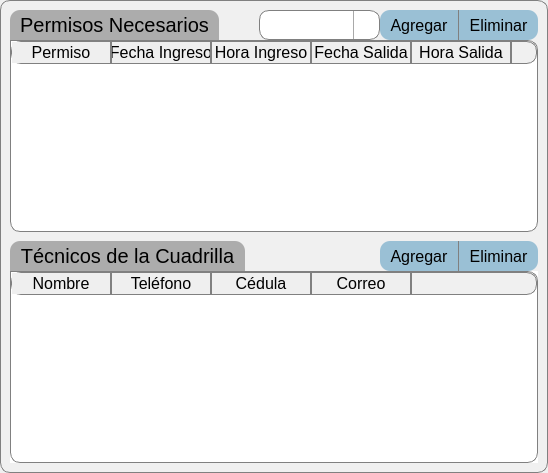
              <widget class="QFrame" name="frame_9">
               <property name="styleSheet">
                <string notr="true"> border: 1px solid gray;
    border-radius: 10px;


     background: qlineargradient(x1: 0, y1: 0, x2: 0, y2: 1,
                                 stop: 0 #E1E1E1, stop: 0.4 #DDDDDD,
                                 stop: 0.5 #D8D8D8, stop: 1.0 #D3D3D3);
background-color:rgb(240, 240, 240)</string>
               </property>
               <property name="frameShape">
                <enum>QFrame::StyledPanel</enum>
               </property>
               <property name="frameShadow">
                <enum>QFrame::Raised</enum>
               </property>
               <layout class="QVBoxLayout" name="verticalLayout_5">
                <property name="spacing">
                 <number>0</number>
                </property>
                <property name="leftMargin">
                 <number>9</number>
                </property>
                <property name="topMargin">
                 <number>0</number>
                </property>
                <property name="rightMargin">
                 <number>9</number>
                </property>
                <property name="bottomMargin">
                 <number>9</number>
                </property>
                <item>
                 <widget class="QFrame" name="frame_8">
                  <property name="minimumSize">
                   <size>
                    <width>0</width>
                    <height>39</height>
                   </size>
                  </property>
                  <property name="maximumSize">
                   <size>
                    <width>16777215</width>
                    <height>39</height>
                   </size>
                  </property>
                  <property name="styleSheet">
                   <string notr="true">border:0px;</string>
                  </property>
                  <property name="frameShape">
                   <enum>QFrame::StyledPanel</enum>
                  </property>
                  <property name="frameShadow">
                   <enum>QFrame::Raised</enum>
                  </property>
                  <layout class="QHBoxLayout" name="horizontalLayout_4">
                   <property name="spacing">
                    <number>0</number>
                   </property>
                   <property name="leftMargin">
                    <number>0</number>
                   </property>
                   <property name="topMargin">
                    <number>9</number>
                   </property>
                   <property name="rightMargin">
                    <number>0</number>
                   </property>
                   <property name="bottomMargin">
                    <number>0</number>
                   </property>
                   <item>
                    <widget class="QLabel" name="label_23">
                     <property name="font">
                      <font>
                       <family>Arial</family>
                       <pointsize>15</pointsize>
                      </font>
                     </property>
                     <property name="styleSheet">
                      <string notr="true">background-color: rgb(172, 172, 172);
border:0px;
border-bottom-left-radius:0px;
border-bottom-right-radius:0px;
padding:0 10 0 10;</string>
                     </property>
                     <property name="text">
                      <string>Permisos Necesarios</string>
                     </property>
                     <property name="alignment">
                      <set>Qt::AlignCenter</set>
                     </property>
                    </widget>
                   </item>
                   <item>
                    <spacer name="horizontalSpacer_3">
                     <property name="orientation">
                      <enum>Qt::Horizontal</enum>
                     </property>
                     <property name="sizeHint" stdset="0">
                      <size>
                       <width>40</width>
                       <height>20</height>
                      </size>
                     </property>
                    </spacer>
                   </item>
                   <item>
                    <widget class="QComboBox" name="cbPermisos">
                     <property name="minimumSize">
                      <size>
                       <width>119</width>
                       <height>30</height>
                      </size>
                     </property>
                     <property name="font">
                      <font>
                       <family>Arial</family>
                       <pointsize>14</pointsize>
                      </font>
                     </property>
                     <property name="styleSheet">
                      <string notr="true">QComboBox {
    border: 1px solid gray;
    border-radius: 10px;
    padding: 1px 18px 1px 3px;
    min-width: 6em;
}

QComboBox:editable {
    background: white;
}

QComboBox:!editable, QComboBox::drop-down:editable {
     background: qlineargradient(x1: 0, y1: 0, x2: 0, y2: 1,
                                 stop: 0 #E1E1E1, stop: 0.4 #DDDDDD,
                                 stop: 0.5 #D8D8D8, stop: 1.0 #D3D3D3);
}

/* QComboBox gets the &quot;on&quot; state when the popup is open */
QComboBox:!editable:on, QComboBox::drop-down:editable:on {
	background-color:rgba(255, 255, 255, 255);
}

QComboBox:on { /* shift the text when the popup opens */
    padding-top: 3px;
    padding-left: 4px;
}

QComboBox::drop-down {
    subcontrol-origin: padding;
    subcontrol-position: top right;
    width: 25px;

    border-left-width: 1px;
    border-left-color: darkgray;
    border-left-style: solid; /* just a single line */
    border-top-right-radius: 3px; /* same radius as the QComboBox */
    border-bottom-right-radius: 3px;
}

QComboBox::down-arrow {
	image: url(:/featherIcons/ResourcesFolder/featherIcons/chevron-down.svg);
}

QComboBox::down-arrow:on { /* shift the arrow when popup is open */
    top: 1px;
    left: 1px;
}
QComboBox::enabled{
	background-color:rgba(255, 255, 255, 255);
}
QComboBox::disabled{
    background: qlineargradient(x1: 0, y1: 0, x2: 0, y2: 1,
                                stop: 0 #D3D3D3, stop: 0.4 #D8D8D8,
                                stop: 0.5 #DDDDDD, stop: 1.0 #E1E1E1);
}</string>
                     </property>
                    </widget>
                   </item>
                   <item>
                    <widget class="QPushButton" name="pbAgregarPermiso">
                     <property name="minimumSize">
                      <size>
                       <width>0</width>
                       <height>30</height>
                      </size>
                     </property>
                     <property name="maximumSize">
                      <size>
                       <width>16777215</width>
                       <height>30</height>
                      </size>
                     </property>
                     <property name="font">
                      <font>
                       <family>Arial</family>
                       <pointsize>12</pointsize>
                      </font>
                     </property>
                     <property name="styleSheet">
                      <string notr="true">

QPushButton{
border-radius:5px;
color: rgb(0, 0, 0);
background-color: rgb(154, 192, 213);
border:0px;
padding:0 10 0 10;
border-top-left-radius:10px;
border-bottom-left-radius:10px;
border-top-right-radius:00px;
border-bottom-right-radius:00px;
border-right:1px solid gray;
}
QPushButton:hover{
background-color: rgb(184, 222, 243);
}
QPushButton:pressed{
background-color: rgb(154, 192, 213);
}
QPushButton:disabled{
background-color: rgb(154, 192, 213);
}</string>
                     </property>
                     <property name="text">
                      <string>Agregar</string>
                     </property>
                    </widget>
                   </item>
                   <item>
                    <widget class="QPushButton" name="pbEliminarPermiso">
                     <property name="minimumSize">
                      <size>
                       <width>0</width>
                       <height>30</height>
                      </size>
                     </property>
                     <property name="maximumSize">
                      <size>
                       <width>16777215</width>
                       <height>30</height>
                      </size>
                     </property>
                     <property name="font">
                      <font>
                       <family>Arial</family>
                       <pointsize>12</pointsize>
                      </font>
                     </property>
                     <property name="styleSheet">
                      <string notr="true">QPushButton{
border-radius:5px;
color: rgb(0, 0, 0);
background-color: rgb(154, 192, 213);
border:0px;
padding:0 10 0 10;
border-top-right-radius:10px;
border-bottom-right-radius:10px;
border-top-left-radius:0px;
border-bottom-left-radius:0px;
}
QPushButton:hover{
background-color: rgb(184, 222, 243);
}
QPushButton:pressed{
background-color: rgb(154, 192, 213);
}
QPushButton:disabled{
background-color: rgb(154, 192, 213);
}</string>
                     </property>
                     <property name="text">
                      <string>Eliminar</string>
                     </property>
                    </widget>
                   </item>
                  </layout>
                 </widget>
                </item>
                <item>
                 <widget class="QTableWidget" name="tablePermisosNecesarios">
                  <property name="font">
                   <font>
                    <family>Arial</family>
                    <pointsize>12</pointsize>
                   </font>
                  </property>
                  <property name="styleSheet">
                   <string notr="true">QHeaderView:section
{
background-color: qlineargradient(x1: 0, y1: 0, x2: 0, y2: 1,
                                 stop: 0 #E1E1E1, stop: 0.4 #DDDDDD,
                                 stop: 0.5 #D8D8D8, stop: 1.0 #D3D3D3);
border:0px;
border-right:2px solid gray;

}
QTableWidget{
background-color: rgba(255, 255, 255, 255);
border-radius:10px;
border-top-left-radius:0px;
}</string>
                  </property>
                  <attribute name="horizontalHeaderHighlightSections">
                   <bool>false</bool>
                  </attribute>
                  <attribute name="verticalHeaderVisible">
                   <bool>false</bool>
                  </attribute>
                  <attribute name="verticalHeaderHighlightSections">
                   <bool>false</bool>
                  </attribute>
                  <column>
                   <property name="text">
                    <string>Permiso</string>
                   </property>
                   <property name="font">
                    <font>
                     <family>Arial</family>
                     <pointsize>12</pointsize>
                    </font>
                   </property>
                   <property name="icon">
                    <iconset resource="../resources.qrc">
                     <normaloff>:/featherIcons/ResourcesFolder/featherIcons/file-text.svg</normaloff>:/featherIcons/ResourcesFolder/featherIcons/file-text.svg</iconset>
                   </property>
                  </column>
                  <column>
                   <property name="text">
                    <string>Fecha Ingreso</string>
                   </property>
                   <property name="font">
                    <font>
                     <family>Arial</family>
                     <pointsize>12</pointsize>
                    </font>
                   </property>
                   <property name="icon">
                    <iconset resource="../resources.qrc">
                     <normaloff>:/featherIcons/ResourcesFolder/featherIcons/calendar.svg</normaloff>:/featherIcons/ResourcesFolder/featherIcons/calendar.svg</iconset>
                   </property>
                  </column>
                  <column>
                   <property name="text">
                    <string>Hora Ingreso</string>
                   </property>
                   <property name="font">
                    <font>
                     <family>Arial</family>
                     <pointsize>12</pointsize>
                    </font>
                   </property>
                   <property name="icon">
                    <iconset resource="../resources.qrc">
                     <normaloff>:/featherIcons/ResourcesFolder/featherIcons/clock.svg</normaloff>:/featherIcons/ResourcesFolder/featherIcons/clock.svg</iconset>
                   </property>
                  </column>
                  <column>
                   <property name="text">
                    <string>Fecha Salida</string>
                   </property>
                   <property name="font">
                    <font>
                     <family>Arial</family>
                     <pointsize>12</pointsize>
                    </font>
                   </property>
                   <property name="icon">
                    <iconset resource="../resources.qrc">
                     <normaloff>:/featherIcons/ResourcesFolder/featherIcons/calendar.svg</normaloff>:/featherIcons/ResourcesFolder/featherIcons/calendar.svg</iconset>
                   </property>
                  </column>
                  <column>
                   <property name="text">
                    <string>Hora Salida</string>
                   </property>
                   <property name="font">
                    <font>
                     <family>Arial</family>
                     <pointsize>12</pointsize>
                    </font>
                   </property>
                   <property name="icon">
                    <iconset resource="../resources.qrc">
                     <normaloff>:/featherIcons/ResourcesFolder/featherIcons/clock.svg</normaloff>:/featherIcons/ResourcesFolder/featherIcons/clock.svg</iconset>
                   </property>
                  </column>
                 </widget>
                </item>
                <item>
                 <widget class="QFrame" name="frame_20">
                  <property name="styleSheet">
                   <string notr="true">border:0px;</string>
                  </property>
                  <property name="frameShape">
                   <enum>QFrame::StyledPanel</enum>
                  </property>
                  <property name="frameShadow">
                   <enum>QFrame::Raised</enum>
                  </property>
                  <layout class="QHBoxLayout" name="horizontalLayout_8">
                   <property name="spacing">
                    <number>0</number>
                   </property>
                   <property name="leftMargin">
                    <number>0</number>
                   </property>
                   <property name="topMargin">
                    <number>9</number>
                   </property>
                   <property name="rightMargin">
                    <number>0</number>
                   </property>
                   <property name="bottomMargin">
                    <number>0</number>
                   </property>
                   <item>
                    <widget class="QFrame" name="frame_21">
                     <property name="minimumSize">
                      <size>
                       <width>0</width>
                       <height>30</height>
                      </size>
                     </property>
                     <property name="maximumSize">
                      <size>
                       <width>16777215</width>
                       <height>30</height>
                      </size>
                     </property>
                     <property name="styleSheet">
                      <string notr="true">border:0px;</string>
                     </property>
                     <property name="frameShape">
                      <enum>QFrame::StyledPanel</enum>
                     </property>
                     <property name="frameShadow">
                      <enum>QFrame::Raised</enum>
                     </property>
                     <layout class="QHBoxLayout" name="horizontalLayout_5">
                      <property name="spacing">
                       <number>0</number>
                      </property>
                      <property name="leftMargin">
                       <number>0</number>
                      </property>
                      <property name="topMargin">
                       <number>0</number>
                      </property>
                      <property name="rightMargin">
                       <number>0</number>
                      </property>
                      <property name="bottomMargin">
                       <number>0</number>
                      </property>
                      <item>
                       <widget class="QLabel" name="label_24">
                        <property name="font">
                         <font>
                          <family>Arial</family>
                          <pointsize>15</pointsize>
                         </font>
                        </property>
                        <property name="styleSheet">
                         <string notr="true">background-color: rgb(172, 172, 172);
border:0px;
border-bottom-left-radius:0px;
border-bottom-right-radius:0px;
padding:0 10 0 10;</string>
                        </property>
                        <property name="text">
                         <string>Técnicos de la Cuadrilla</string>
                        </property>
                        <property name="alignment">
                         <set>Qt::AlignCenter</set>
                        </property>
                       </widget>
                      </item>
                      <item>
                       <spacer name="horizontalSpacer_4">
                        <property name="orientation">
                         <enum>Qt::Horizontal</enum>
                        </property>
                        <property name="sizeHint" stdset="0">
                         <size>
                          <width>40</width>
                          <height>20</height>
                         </size>
                        </property>
                       </spacer>
                      </item>
                      <item>
                       <widget class="QPushButton" name="pbAgregarTecnico">
                        <property name="minimumSize">
                         <size>
                          <width>0</width>
                          <height>30</height>
                         </size>
                        </property>
                        <property name="maximumSize">
                         <size>
                          <width>16777215</width>
                          <height>30</height>
                         </size>
                        </property>
                        <property name="font">
                         <font>
                          <family>Arial</family>
                          <pointsize>12</pointsize>
                         </font>
                        </property>
                        <property name="styleSheet">
                         <string notr="true">

QPushButton{
border-radius:5px;
color: rgb(0, 0, 0);
background-color: rgb(154, 192, 213);
border:0px;
padding:0 10 0 10;
border-top-left-radius:10px;
border-bottom-left-radius:10px;
border-top-right-radius:00px;
border-bottom-right-radius:00px;
border-right:1px solid gray;
}
QPushButton:hover{
background-color: rgb(184, 222, 243);
}
QPushButton:pressed{
background-color: rgb(154, 192, 213);
}
QPushButton:disabled{
background-color: rgb(154, 192, 213);
}</string>
                        </property>
                        <property name="text">
                         <string>Agregar</string>
                        </property>
                       </widget>
                      </item>
                      <item>
                       <widget class="QPushButton" name="pbEliminarTecnico">
                        <property name="minimumSize">
                         <size>
                          <width>0</width>
                          <height>30</height>
                         </size>
                        </property>
                        <property name="maximumSize">
                         <size>
                          <width>16777215</width>
                          <height>30</height>
                         </size>
                        </property>
                        <property name="font">
                         <font>
                          <family>Arial</family>
                          <pointsize>12</pointsize>
                         </font>
                        </property>
                        <property name="styleSheet">
                         <string notr="true">QPushButton{
border-radius:5px;
color: rgb(0, 0, 0);
background-color: rgb(154, 192, 213);
border:0px;
padding:0 10 0 10;
border-top-right-radius:10px;
border-bottom-right-radius:10px;
border-top-left-radius:0px;
border-bottom-left-radius:0px;
}
QPushButton:hover{
background-color: rgb(184, 222, 243);
}
QPushButton:pressed{
background-color: rgb(154, 192, 213);
}
QPushButton:disabled{
background-color: rgb(154, 192, 213);
}</string>
                        </property>
                        <property name="text">
                         <string>Eliminar</string>
                        </property>
                       </widget>
                      </item>
                     </layout>
                    </widget>
                   </item>
                  </layout>
                 </widget>
                </item>
                <item>
                 <widget class="QTableWidget" name="tableTecnicosCuadrilla">
                  <property name="sizePolicy">
                   <sizepolicy hsizetype="Preferred" vsizetype="Preferred">
                    <horstretch>0</horstretch>
                    <verstretch>0</verstretch>
                   </sizepolicy>
                  </property>
                  <property name="font">
                   <font>
                    <family>Arial</family>
                    <pointsize>12</pointsize>
                    <fontweight>Medium</fontweight>
                   </font>
                  </property>
                  <property name="autoFillBackground">
                   <bool>true</bool>
                  </property>
                  <property name="styleSheet">
                   <string notr="true">QHeaderView:section
{
background-color: qlineargradient(x1: 0, y1: 0, x2: 0, y2: 1,
                                 stop: 0 #E1E1E1, stop: 0.4 #DDDDDD,
                                 stop: 0.5 #D8D8D8, stop: 1.0 #D3D3D3);
border:0px;
border-right:2px solid gray;

}
QTableWidget{
background-color: rgba(255, 255, 255, 255);
border-radius:10px;
border-top-left-radius:0px;
}</string>
                  </property>
                  <property name="frameShape">
                   <enum>QFrame::NoFrame</enum>
                  </property>
                  <property name="lineWidth">
                   <number>2</number>
                  </property>
                  <property name="midLineWidth">
                   <number>0</number>
                  </property>
                  <property name="alternatingRowColors">
                   <bool>false</bool>
                  </property>
                  <property name="gridStyle">
                   <enum>Qt::SolidLine</enum>
                  </property>
                  <property name="sortingEnabled">
                   <bool>false</bool>
                  </property>
                  <attribute name="horizontalHeaderVisible">
                   <bool>true</bool>
                  </attribute>
                  <attribute name="horizontalHeaderHighlightSections">
                   <bool>false</bool>
                  </attribute>
                  <attribute name="horizontalHeaderShowSortIndicator" stdset="0">
                   <bool>false</bool>
                  </attribute>
                  <attribute name="verticalHeaderVisible">
                   <bool>false</bool>
                  </attribute>
                  <attribute name="verticalHeaderHighlightSections">
                   <bool>false</bool>
                  </attribute>
                  <column>
                   <property name="text">
                    <string>Nombre</string>
                   </property>
                   <property name="font">
                    <font>
                     <family>Arial</family>
                     <pointsize>12</pointsize>
                     <stylestrategy>PreferDefault</stylestrategy>
                     <fontweight>Medium</fontweight>
                    </font>
                   </property>
                   <property name="background">
                    <color>
                     <red>217</red>
                     <green>225</green>
                     <blue>243</blue>
                    </color>
                   </property>
                   <property name="foreground">
                    <brush brushstyle="SolidPattern">
                     <color alpha="255">
                      <red>0</red>
                      <green>0</green>
                      <blue>0</blue>
                     </color>
                    </brush>
                   </property>
                   <property name="icon">
                    <iconset resource="../resources.qrc">
                     <normaloff>:/featherIcons/ResourcesFolder/featherIcons/user.svg</normaloff>:/featherIcons/ResourcesFolder/featherIcons/user.svg</iconset>
                   </property>
                  </column>
                  <column>
                   <property name="text">
                    <string>Teléfono</string>
                   </property>
                   <property name="font">
                    <font>
                     <family>Arial</family>
                     <pointsize>12</pointsize>
                    </font>
                   </property>
                   <property name="background">
                    <color>
                     <red>217</red>
                     <green>225</green>
                     <blue>243</blue>
                    </color>
                   </property>
                   <property name="icon">
                    <iconset resource="../resources.qrc">
                     <normaloff>:/featherIcons/ResourcesFolder/featherIcons/unlock.svg</normaloff>:/featherIcons/ResourcesFolder/featherIcons/unlock.svg</iconset>
                   </property>
                  </column>
                  <column>
                   <property name="text">
                    <string>Cédula</string>
                   </property>
                   <property name="font">
                    <font>
                     <family>Arial</family>
                     <pointsize>12</pointsize>
                     <bold>false</bold>
                    </font>
                   </property>
                   <property name="background">
                    <color>
                     <red>255</red>
                     <green>255</green>
                     <blue>255</blue>
                    </color>
                   </property>
                   <property name="icon">
                    <iconset resource="../resources.qrc">
                     <normaloff>:/featherIcons/ResourcesFolder/featherIcons/briefcase.svg</normaloff>:/featherIcons/ResourcesFolder/featherIcons/briefcase.svg</iconset>
                   </property>
                  </column>
                  <column>
                   <property name="text">
                    <string>Correo</string>
                   </property>
                   <property name="font">
                    <font>
                     <family>Arial</family>
                     <pointsize>12</pointsize>
                     <bold>false</bold>
                    </font>
                   </property>
                   <property name="background">
                    <color>
                     <red>217</red>
                     <green>225</green>
                     <blue>243</blue>
                    </color>
                   </property>
                   <property name="foreground">
                    <brush brushstyle="SolidPattern">
                     <color alpha="255">
                      <red>0</red>
                      <green>0</green>
                      <blue>0</blue>
                     </color>
                    </brush>
                   </property>
                   <property name="icon">
                    <iconset resource="../resources.qrc">
                     <normaloff>:/featherIcons/ResourcesFolder/featherIcons/at-sign.svg</normaloff>:/featherIcons/ResourcesFolder/featherIcons/at-sign.svg</iconset>
                   </property>
                  </column>
                 </widget>
                </item>
               </layout>
              </widget>
